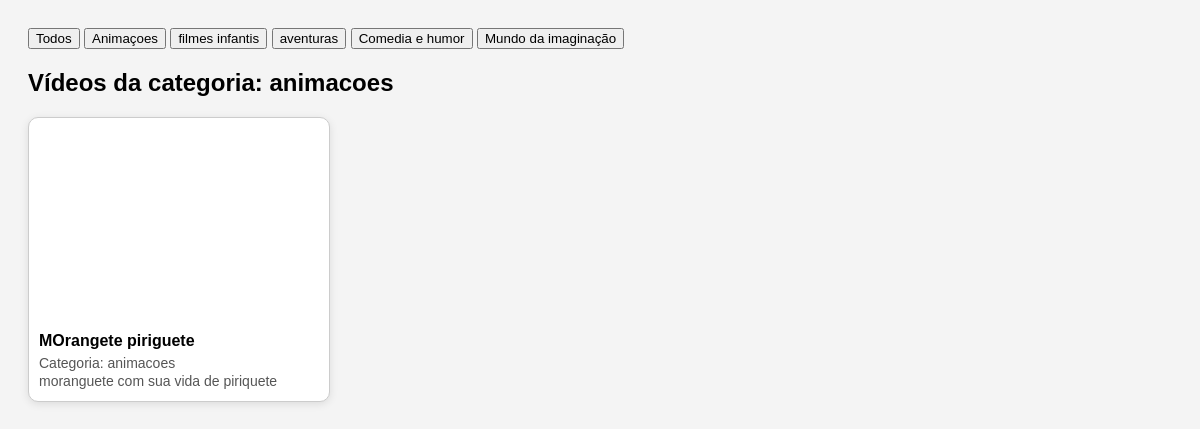
The page /controller/card.php?categoria=animacoes on the database its author committed.
### tables this page shows
CREATE TABLE `videos` (
  `ID` int(11) NOT NULL,
  `fk_categoria` int(11) NOT NULL,
  `fk_playlist` int(11) DEFAULT NULL,
  `titulo` varchar(200) NOT NULL,
  `url` varchar(200) NOT NULL,
  `salvar` tinyint(4) DEFAULT 0,
  `assistir_mais_tarde` tinyint(4) DEFAULT 0,
  `descricao` varchar(200) NOT NULL,
  `thumbnail` varchar(500) NOT NULL
);

CREATE TABLE `categoria` (
  `ID` int(11) NOT NULL,
  `fk_faixa_etaria` int(11) DEFAULT NULL,
  `nome_da_categoria` varchar(200) NOT NULL
);

### model/videos.php (called while the page is built, shortened)
<?php
class videos
{
    public static function listarPorNomeCategoria($pdo, $nome_categoria) {
    $stmt = $pdo->prepare("
        SELECT v.*, c.nome_da_categoria
        FROM videos v
        JOIN categoria c ON v.fk_categoria = c.id
        WHERE c.nome_da_categoria = :nome_categoria
        ORDER BY v.id DESC
    ");
    $stmt->execute([':nome_categoria' => $nome_categoria]);
    return $stmt->fetchAll(PDO::FETCH_ASSOC);
}
}
?>

### controller/card.php (the view, shortened to what this page needs)
<?php
require_once '../service/conexao.php';
require_once '../model/videos.php';
$nome_categoria = $_GET['categoria']  ?? "Todos";
if ($nome_categoria != "Todos") {
    $lista_videos = videos::listarPorNomeCategoria($pdo, $nome_categoria);
} else {
    $lista_videos = videos :: listar($pdo);
}
?>
<!DOCTYPE html>
<html lang="pt-br">
<head>
</head>
<body>
<form action="card.php" method= get>
     <div class="linha-form">
       <button type=submit name=categoria value="Todos">Todos</button>
 <button type=submit value="animacoes" name=categoria>Animaçoes</button>
 <button type=submit name=categoria value="filmes-infantis">filmes infantis</button>
<button type=submit name=categoria value="aventuras">aventuras</button>
<button type=submit name=categoria value="comedia-humor">Comedia e humor</button>
<button type=submit name=categoria value="mundo-imaginacao">Mundo da imaginação</button>
                        </div>
</form>
<h2>Vídeos da categoria: <?php echo htmlspecialchars($nome_categoria ?? 'Nenhuma'); ?></h2>
<div class="videos-container">
<?php if (!empty($lista_videos) && is_array($lista_videos)): ?>
    <?php foreach($lista_videos as $video): ?>
        <div class="video-card">
            <iframe src="<?php echo htmlspecialchars($video['url']); ?>"
                    title="<?php echo htmlspecialchars($video['titulo']); ?>"
                    allowfullscreen>
            </iframe>
            <div class="video-info">
                <h3><?php echo htmlspecialchars($video['titulo']); ?></h3>
                <p>Categoria: <?php echo htmlspecialchars($video['nome_da_categoria']); ?></p>
                <p><?php echo htmlspecialchars($video['descricao']); ?></p>
            </div>
        </div>
    <?php endforeach; ?>
<?php else: ?>
    <p>Nenhum vídeo encontrado para esta categoria.</p>
<?php endif; ?>
</div>
</body>
</html>

### controller/card.php (style rules this page uses)
body { font-family: Arial, sans-serif; background-color: #f4f4f4; padding: 20px; }
.videos-container { display: flex; flex-wrap: wrap; gap: 20px; }
.video-card { width: 300px; border: 1px solid #ccc; border-radius: 10px; overflow: hidden; box-shadow: 0 2px 8px rgba(0,0,0,0.1); background-color: #fff; }
.video-card iframe { width: 100%; height: 200px; border: none; }
.video-info { padding: 10px; }
.video-info h3 { font-size: 16px; margin: 0 0 5px; }
.video-info p { font-size: 14px; margin: 2px 0; color: #555; }

### rows shown on the page
videos: titulo "MOrangete piriguete", fk_categoria.nome_da_categoria "animacoes", descricao "moranguete com sua vida de piriquete"

### other values the page prints
$nome_categoria "animacoes"
